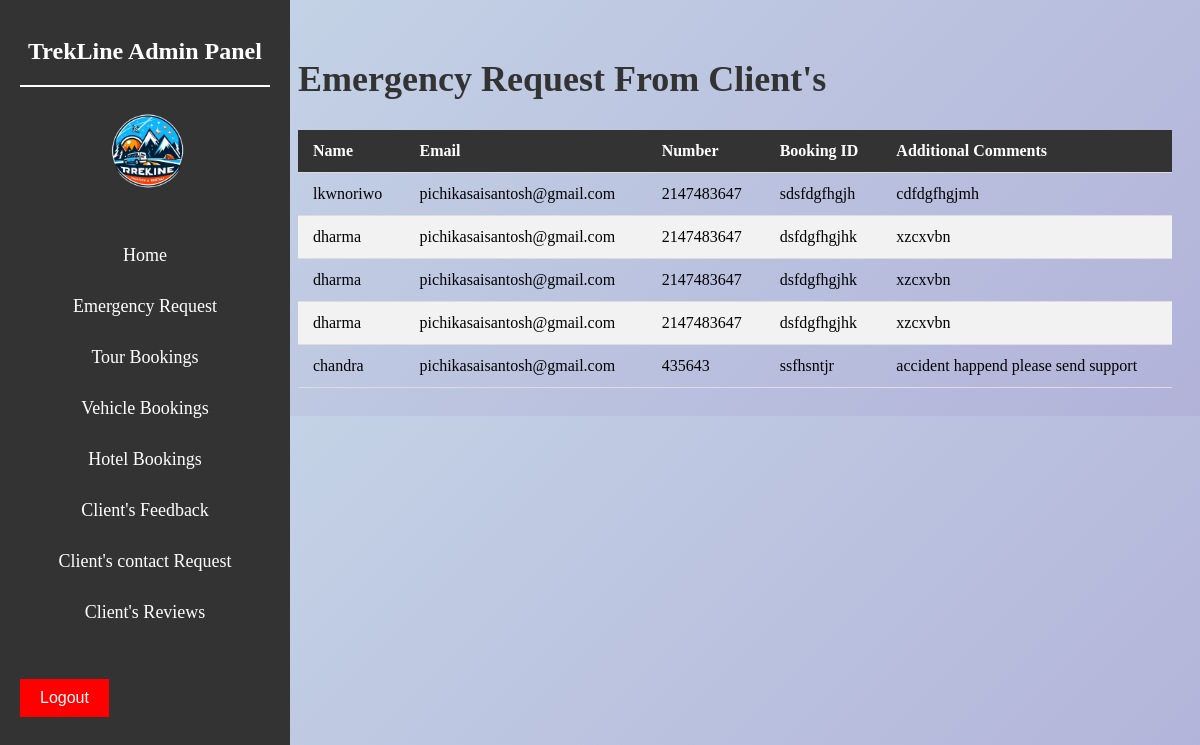
Screenshot of /admin/adminemergency.php with the database file from the repository.
### tables this page shows
CREATE TABLE `emergency` (
  `name` varchar(50) NOT NULL,
  `email` varchar(50) NOT NULL,
  `number` int(13) NOT NULL,
  `booking_id` varchar(20) NOT NULL,
  `additional_coments` varchar(800) NOT NULL
);

### admin/adminemergency.php (the view, shortened to what this page needs)
<?php
$db_host = "localhost";
$db_user = "root";
$db_password = "";
$db_name = "trekline";
$conn = new mysqli($db_host, $db_user, $db_password, $db_name);
function getEmergencyData($conn) {
    $sql = "SELECT * FROM emergency";
    $result = $conn->query($sql);
    if ($result->num_rows > 0) {
        return $result->fetch_all(MYSQLI_ASSOC);
    } else {
        return [];
    }
}
$emergencyData = getEmergencyData($conn);
?>
<!DOCTYPE html>
<html>
<head>
</head>
<body style=" background: linear-gradient(135deg, rgba(70, 130, 180, 0.3), rgba(0, 0, 128, 0.3));">
<div class="sidebar"><br>
        <h3 align="center">TrekLine Admin Panel</h3><br><img src="img/logo2.png" alt="Logo" class="logo" width="90px" style="border-radius: 1000px; margin-left:85px ;">
        <ul align="center">
            <li><a href="adminindex.php">Home</a></li>
            <li><a href="adminemergency.php">Emergency Request</a></li>
            <li><a href="admintourbooking.php">Tour Bookings</a></li>
            <li><a href="adminvehiclebooking.php">Vehicle Bookings</a></li>
            <li><a href="adminhotelbooking.php">Hotel Bookings</a></li>
            <li><a href="adminrating.php">Client's Feedback</a></li>
            <li><a href="admincontact.php">Client's contact Request</a></li>
            <li><a href="adminreview.php">Client's Reviews</a></li>
        </ul>
        <button class="logout-button" onclick="location.href='adminlogout.php'">Logout</button>
    </div>
<div class="content">
    <h2>Emergency Request From Client's </h2>
    <?php if (empty($emergencyData)) {  ?>
        <p>No emergency data is found.</p>
    <?php } else {  ?>
        <table>
            <thead>
                <tr>
                    <th>Name</th>
                    <th>Email</th>
                    <th>Number</th>
                    <th>Booking ID</th>
                    <th>Additional Comments</th>
                </tr>
            </thead>
            <tbody>
                <?php foreach ($emergencyData as $data) { ?>
                    <tr>
                        <td><?= $data['name'] ?></td>
                        <td><?= $data['email'] ?></td>
                        <td><?= $data['number'] ?></td>
                        <td><?= $data['booking_id'] ?></td>
                        <td><?= $data['additional_coments'] ?></td>
                    </tr>
                <?php } ?>
            </tbody>
        </table>
    <?php } ?>
</div>
</body>
</html>

### admin/adminemergency.php (style rules this page uses)
.sidebar { width: 250px; position: fixed; top: 0; bottom: 0; left: 0; background-color: #333; color: #fff; padding: 20px; overflow-y: auto; }
.sidebar h3 { margin: 0; padding-bottom: 20px; border-bottom: 2px solid #fff; font-size: 24px; }
.sidebar ul { list-style: none; padding: 20px; }
.sidebar li { margin-bottom: 10px; padding: 10px }
.sidebar a { color: #fff; text-decoration: none; font-size: 18px; }
.logout-button { background-color: #f00; color: #fff; border: none; padding: 10px 20px; font-size: 16px; cursor: pointer; }
.content { margin-left: 270px; padding: 20px; }
h2 { font-size: 36px; color: #333; }
table { width: 100%; border-collapse: collapse; }
th, td { padding: 12px 15px; text-align: left; border-bottom: 1px solid #ddd; }
th { background-color: #333; color: white; }
tr:nth-child(even) { background-color: #f2f2f2; }

### rows the page displays
emergency: name "lkwnoriwo", email "pichikasaisantosh@gmail.com", number "2147483647", booking "sdsfdgfhgjh", additional_coments "cdfdgfhgjmh"
emergency: name "dharma", email "pichikasaisantosh@gmail.com", number "2147483647", booking "dsfdgfhgjhk", additional_coments "xzcxvbn"
emergency: name "dharma", email "pichikasaisantosh@gmail.com", number "2147483647", booking "dsfdgfhgjhk", additional_coments "xzcxvbn"
emergency: name "dharma", email "pichikasaisantosh@gmail.com", number "2147483647", booking "dsfdgfhgjhk", additional_coments "xzcxvbn"
emergency: name "chandra", email "pichikasaisantosh@gmail.com", number "435643", booking "ssfhsntjr", additional_coments "accident happend please send support"
